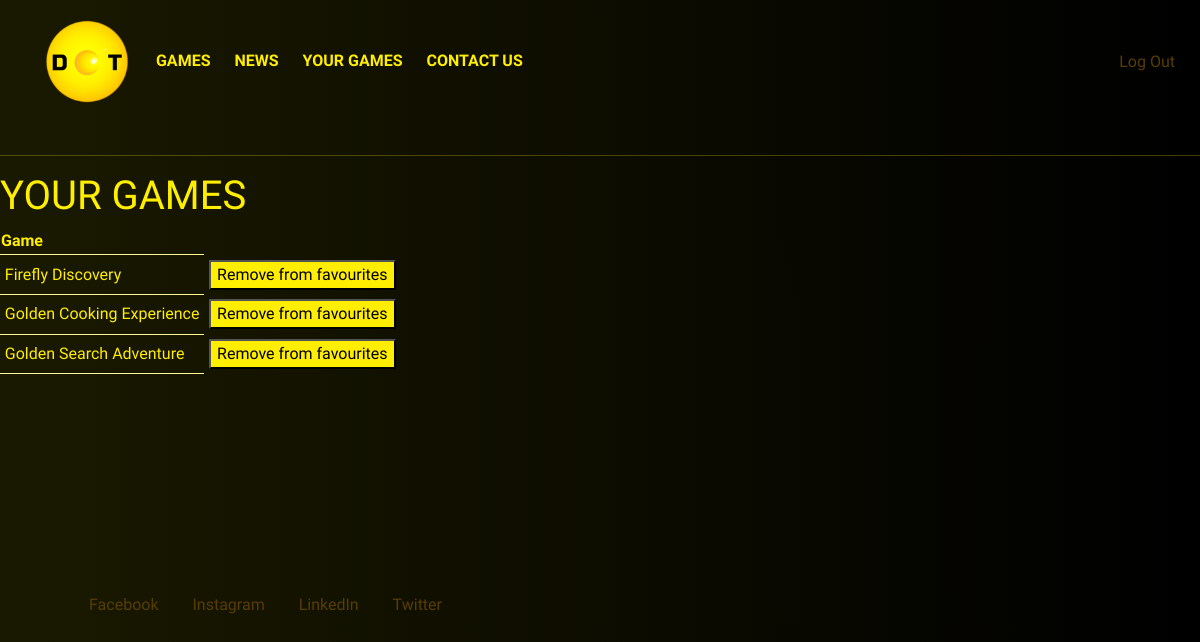
The app's page /yourgames (signed in), older data.
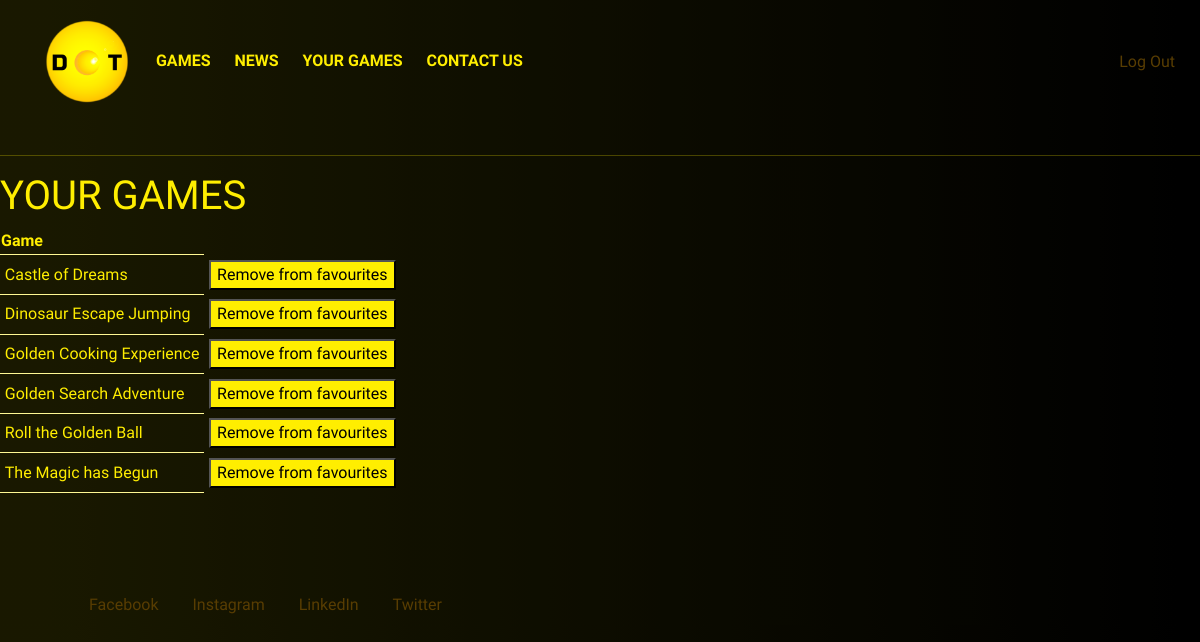
The same page, newer data.
### tables this page shows
CREATE TABLE favourites(
     user_id INTEGER NOT NULL,
     game_id INTEGER NOT NULL, game_name TEXT,
             FOREIGN KEY(user_id) REFERENCES users(id));

### app.py (the view)
@app.route("/yourgames")
@login_required
def yourgames():
    user_id = session["user_id"]
    favourites = db.execute("SELECT * FROM favourites WHERE user_id = ? ORDER BY game_name", user_id)
    if len(favourites) < 1:
        return error("You do not have games in favourites yet")
    return render_template("yourgames.html", favourites=favourites)

### app.py (called while the page is built)
@app.after_request
def after_request(response):
    response.headers["Cache-Control"] = "no-cache, no-store, must-revalidate"
    response.headers["Expires"] = 0
    response.headers["Pragma"] = "no-cache"
    return response

### helpers.py (called while the page is built)
def login_required(f):
    @wraps(f)
    def decorated_function(*args, **kwargs):
        if session.get("user_id") is None:
            return redirect("/login")
        return f(*args, **kwargs)
    return decorated_function

### templates/yourgames.html (shortened to what this page needs)
{% extends "layout.html" %}
{% block main %}
<hr>
<h1>YOUR GAMES</h1>
<table class="game_table">
    <thead>
        <tr>
            <th>Game</th>
            <th></th>
        </tr>
    </thead>
    <tbody>
    {% for favourite in favourites %}
        <tr>
            <td class="favourite_game">{{ favourite["game_name"] }}</td>
            <td>
                <form action="/remove_favourite" method="POST">
                    <button type="submit">Remove from favourites</button>
                </form>
            </td>
        </tr>
    {% endfor %}
    </tbody>
</table>
{% endblock %}

### templates/layout.html (shortened to what this page needs)
<!DOCTYPE html>
<html lang="en">
    <head>
        <link href="/static/styles.css" rel="stylesheet">
        <link rel="stylesheet" href="https://cdn.jsdelivr.net/npm/bootstrap-icons@1.8.2/font/bootstrap-icons.css">
        <link href="https://cdn.jsdelivr.net/npm/bootstrap@5.2.0-beta1/dist/css/bootstrap.min.css" rel="stylesheet">
    </head>
    <body class="gradient">
        <nav class="navbar navbar-light">
            <div>
                <ul>
                    <a href="/"><img src="/static/GoldenDotCuadrado.png" class="index" id="dot" width="100px"></a>
                    <li class="index"><a href="/games"><b>GAMES</b></a></li>
                    <li class="index"><a href="/news"><b>NEWS</b></a></li>
                    <li class="index"><a href="/yourgames"><b>YOUR GAMES</b></a></li>
                    <li class="index"><a href="/contactus"><b>CONTACT US</b></a></li>
            </div>
            <div>
                {% if session["user_id"] %}
                    <ul>
                        <li class="log"><a href="/logout">Log Out</a></li>
                    </ul>
                {% else %}
                    <ul>
                        <li class="log"><a href="/register">Register</a></li>
                        <li class="log"><a href="/login">Log In</a></li>
                    </ul>
                {% endif %}
            </div>
        </nav>
        <main>
            {% block main %}{% endblock %}
        </main>
        <footer>
            <div class="container">
                <ul>
                    <li class="media"><a href="https://www.facebook.com/diana.capellino" target="_blank">Facebook</a></li>
                    <li class="media"><a href="https://www.instagram.com/diana.capellino/" target="_blank">Instagram</a></li>
                    <li class="media"><a href="https://www.linkedin.com/in/diana-capellino-8865b4128/" target="_blank">LinkedIn</a></li>
                    <li class="media"><a href="https://twitter.com/KoalaDiana" target="_blank">Twitter</a></li>
                </ul>
            </div>
        </footer>
    </body>
</html>

### static/styles.css (style rules this page uses)
* { font-family: 'Russo One', sans-serif; color:#ffee00; }
.gradient { background: -webkit-linear-gradient(left, #332e00 4%, #000000 98%), -webkit-linear-gradient(16deg, rgba(34, 32, 25, 0.5) 54%, rgba(32, 30, 1, 0.5) 100%); background: linear-gradient(90deg, #2c2b00 4%, #000000 98%), linear-gradient(74deg, rgba(37, 36, 17, 0.5) 54%, rgba(31, 29, 2, 0.5) 100%); background-blend-mode: multiply; }
.index, .log { display: inline-block; padding: 5px; margin: 5px; }
.log { padding-right: 20px; }
.media { display: inline; margin: 15px; border-radius: 10%; }
footer { width: 100%; height: 40px; line-height: 40px; }
a:link, a:visited, a:active { text-decoration: none; color: #583d02; }
.container { padding-right: 5px; padding-left: 5px; }
main { min-height: 430px; width: 100%; }
h1 { font-size: x-large; }
button { border-radius: 20%; background-color: #ffee00; color:#000000; }
.index, .log { border-radius: 20%; }
td { padding: 0.3rem; }
.favourite_game { border-bottom: #fff894 solid 0.3px; border-top: #fff894 solid 0.3px; }

Row changes from the older to the newer data that the page shows:
removed favourites: game_name "Firefly Discovery"
added favourites: game_name "Castle of Dreams"
added favourites: game_name "Dinosaur Escape Jumping"
added favourites: game_name "Roll the Golden Ball"
added favourites: game_name "The Magic has Begun"
